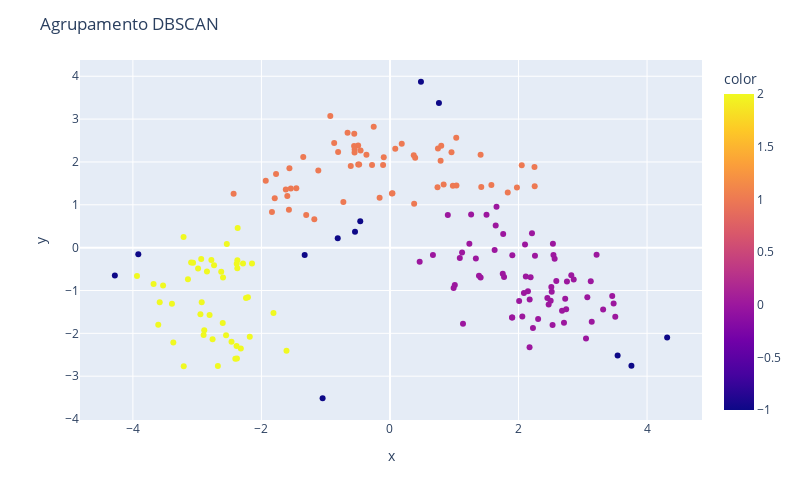

This figure's notebook cell:
### Code cell
graf = px.scatter(x = data2_pca[:,0], y = data2_pca[:,1], color=dbscan_classificacao)
graf.update_layout(width=800,height=500,title_text='Agrupamento DBSCAN')
graf.show()

### Figure 1 — Plotly figure (JSON) as saved in the notebook; plotly's stock layout.template omitted (floating-point values rounded to 4 significant figures; data arrays with more than 128 entries replaced by an {"elided": "..."} marker saying what was removed)
{"data": [{"hovertemplate": "x=%{x}<br>y=%{y}<br>color=%{marker.color}<extra></extra>", "legendgroup": "", "marker": {"color": {"elided": "178 int values"}, "coloraxis": "coloraxis", "symbol": "circle"}, "mode": "markers", "name": "", "orientation": "v", "showlegend": false, "type": "scatter", "x": {"elided": "178 float values"}, "xaxis": "x", "y": {"elided": "178 float values"}, "yaxis": "y"}], "layout": {"coloraxis": {"colorbar": {"title": {"text": "color"}}, "colorscale": [[0, "#0d0887"], [0.1111, "#46039f"], [0.2222, "#7201a8"], [0.3333, "#9c179e"], [0.4444, "#bd3786"], [0.5556, "#d8576b"], [0.6667, "#ed7953"], [0.7778, "#fb9f3a"], [0.8889, "#fdca26"], [1, "#f0f921"]]}, "height": 500, "legend": {"tracegroupgap": 0}, "margin": {"t": 60}, "title": {"text": "Agrupamento DBSCAN"}, "width": 800, "xaxis": {"anchor": "y", "domain": [0, 1], "title": {"text": "x"}}, "yaxis": {"anchor": "x", "domain": [0, 1], "title": {"text": "y"}}}}
